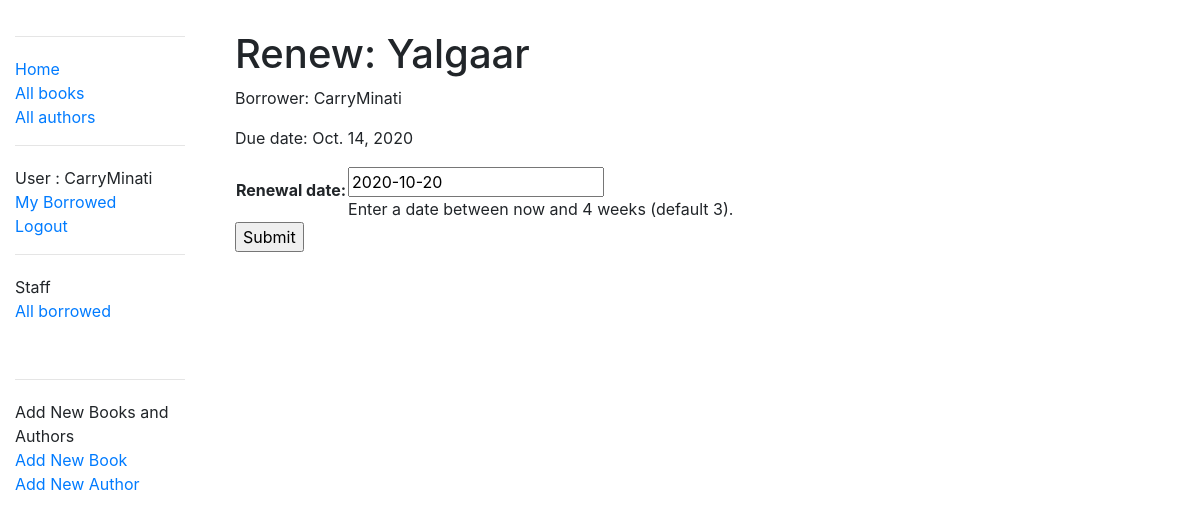
Screenshot of /catalog/book/2cbcd1a4-16a1-4713-8920-f7180810d2a1/renew/ (signed in) with the database file from the repository.
### catalog/models.py (models this page shows, shortened)
class BookInstance(models.Model):
    id = models.UUIDField(primary_key=True, default=uuid.uuid4,
                          help_text="Unique ID for this particular book across whole library")
    book = models.ForeignKey('Book', on_delete=models.SET_NULL, null=True)
    imprint = models.CharField(max_length=200)
    due_back = models.DateField(null=True, blank=True)
    borrower = models.ForeignKey(User, on_delete=models.SET_NULL, null=True, blank=True)
    @property
    def is_overdue(self):
        if self.due_back and date.today() > self.due_back:
            return True
        return False
    LOAN_STATUS = (
        ('d', 'Maintenance'),
        ('o', 'On loan'),
        ('a', 'Available'),
        ('r', 'Reserved'),
    )
    status = models.CharField(
        max_length=1,
        choices=LOAN_STATUS,
        blank=True,
        default='d',
        help_text='Book availability')
    class Meta:
        ordering = ['due_back']
        permissions = (("can_mark_returned", "Set book as returned"),)

class Book(models.Model):
    title = models.CharField(max_length=200)
    author = models.ForeignKey('Author', on_delete=models.SET_NULL, null=True)
    summary = models.TextField(max_length=1000, help_text="Enter a brief description of the book")
    isbn = models.CharField('ISBN', max_length=13,
                            help_text='13 Character <a href="https://www.isbn-international.org/content/what-isbn'
                                      '">ISBN number</a>')
    genre = models.ManyToManyField(Genre, help_text="Select a genre for this book")
    language = models.ForeignKey('Language', on_delete=models.SET_NULL, null=True)
    def display_genre(self):
        """Creates a string for the Genre. This is required to display genre in Admin."""
        return ', '.join([genre.name for genre in self.genre.all()[:3]])
    display_genre.short_description = 'Genre'

### catalog/views.py (the view)
# urls.py: path('book/<uuid:pk>/renew/', views.renew_book_librarian, name='renew-book-librarian'),
@permission_required('catalog.can_mark_returned')
def renew_book_librarian(request, pk):
    book_instance = get_object_or_404(BookInstance, pk=pk)
    if request.method == 'POST':
        form = RenewBookForm(request.POST)
        if form.is_valid():
            book_instance.due_back = form.cleaned_data['renewal_date']
            book_instance.save()
            return HttpResponseRedirect(reverse('all-borrowed'))
    else:
        proposed_renewal_date = datetime.date.today() + datetime.timedelta(weeks=3)
        form = RenewBookForm(initial={'renewal_date': proposed_renewal_date})
    context = {
        'form': form,
        'book_instance': book_instance,
    }
    return render(request, 'catalog/book_renew_librarian.html', context)

### catalog/forms.py (shortened to what this page needs)
class RenewBookForm(forms.Form):
    renewal_date = forms.DateField(
            help_text="Enter a date between now and 4 weeks (default 3).")

### catalog/templates/catalog/book_renew_librarian.html (shortened to what this page needs)
<!DOCTYPE html>
<html lang="en">
<head>
</head>
<body>
    {% extends "base_generic.html" %}
    {% block content %}
    <div style="margin-left:20px;margin-top:30px">
        <h1>Renew: {{ book_instance.book.title }}</h1>
        <p>Borrower: {{ book_instance.borrower }}</p>
        <p {% if book_instance.is_overdue %} class="text-danger"{% endif %} > Due date: {{ book_instance.due_back }} </p>
        <form action="" method="post">  {% csrf_token %}
            <table>
            {{ form.as_table }}
            </table>
            <input type="submit" value="Submit">
        </form>
    {% endblock %}

### catalog/templates/base_generic.html (shortened to what this page needs)
<!DOCTYPE html>
<html lang="en">
<head>
    <link rel="stylesheet" href="https://stackpath.bootstrapcdn.com/bootstrap/4.1.3/css/bootstrap.min.css">
    {% load static %}
    <link rel="stylesheet" href="{% static 'css/styles.css' %}">
</head>
<body>
    <div class="container-fluid">
    <div class="row" >
     <div class="col-sm-2" style="margin-top:20px">
        {% block sidebar %}
         <hr/>
        <ul class="sidebar-nav">
            <li><a href="{% url 'index' %}">Home</a></li>
            <li><a href="{% url 'books' %}">All books</a></li>
        <li><a href="{% url 'authors' %}">All authors</a></li>
        </ul>
         <hr/>
        <ul class="sidebar-nav">
        {% if user.is_authenticated %}
            <li>User : {{ user.get_username }}</li>
            <li><a href="{% url 'my-borrowed' %}">My Borrowed</a></li>
            <li><a href="{% url 'logout'%}?next={{request.path}}">Logout</a></li>
        {% else %}
            <li><a href="{% url 'login'%}?next={{request.path}}">Login</a></li>
        {% endif %}
        </ul>
         {% if user.is_staff %}
         <hr/>
         <ul class="sidebar-nav">
             <li>Staff</li>
             {% if perms.catalog.can_mark_returned %}
             <li><a href="{% url 'all-borrowed' %}">All borrowed</a></li>
             {% endif %}
         </ul>
         {% endif %}
         <br>
         {% if user.is_staff %}
         <hr/>
         <ul class="sidebar-nav">
             <li>Add New Books and Authors</li>
             <li><a href="{% url 'book_create' %}">Add New Book</a></li>
             <li><a href="{% url 'author_create' %}">Add New Author</a></li>
         </ul>
         {% endif %}
     {% endblock %}
     </div>
  <div class="col-sm-10 ">
  {% block content %}{% endblock %}
  </div>
    </div>
</body>
</html>

### catalog/static/CSS/styles.css (style rules this page uses)
.sidebar-nav { margin-top: 20px; padding: 0; list-style: none; }

### rows the page displays
BookInstance: book "Yalgaar", borrower "CarryMinati", due_back "Oct. 14, 2020"

### other values shown
{{ user.get_username }} "CarryMinati"
